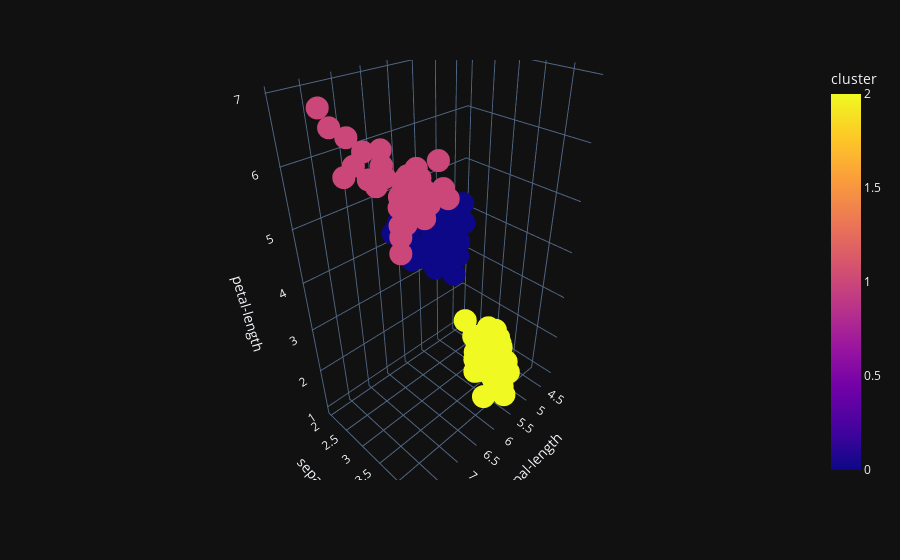

Notebook cell for this chart:
### Code cell
df = data_numeric.copy()
df['cluster'] = labels

fig = px.scatter_3d(df, x='sepal-length', y='sepal-width', z='petal-length', color='cluster', template='plotly_dark')
fig.show()

### Figure 1 — Plotly figure (JSON) as saved in the notebook; plotly's stock layout.template omitted (floating-point values rounded to 4 significant figures; data arrays with more than 128 entries replaced by an {"elided": "..."} marker saying what was removed)
{"data": [{"hovertemplate": "sepal-length=%{x}<br>sepal-width=%{y}<br>petal-length=%{z}<br>cluster=%{marker.color}<extra></extra>", "legendgroup": "", "marker": {"color": {"elided": "150 int values"}, "coloraxis": "coloraxis", "symbol": "circle"}, "mode": "markers", "name": "", "scene": "scene", "showlegend": false, "type": "scatter3d", "x": {"elided": "150 float values"}, "y": {"elided": "150 float values"}, "z": {"elided": "150 float values"}}], "layout": {"coloraxis": {"colorbar": {"title": {"text": "cluster"}}, "colorscale": [[0, "#0d0887"], [0.1111, "#46039f"], [0.2222, "#7201a8"], [0.3333, "#9c179e"], [0.4444, "#bd3786"], [0.5556, "#d8576b"], [0.6667, "#ed7953"], [0.7778, "#fb9f3a"], [0.8889, "#fdca26"], [1, "#f0f921"]]}, "legend": {"tracegroupgap": 0}, "margin": {"t": 60}, "scene": {"domain": {"x": [0, 1], "y": [0, 1]}, "xaxis": {"title": {"text": "sepal-length"}}, "yaxis": {"title": {"text": "sepal-width"}}, "zaxis": {"title": {"text": "petal-length"}}}}}
